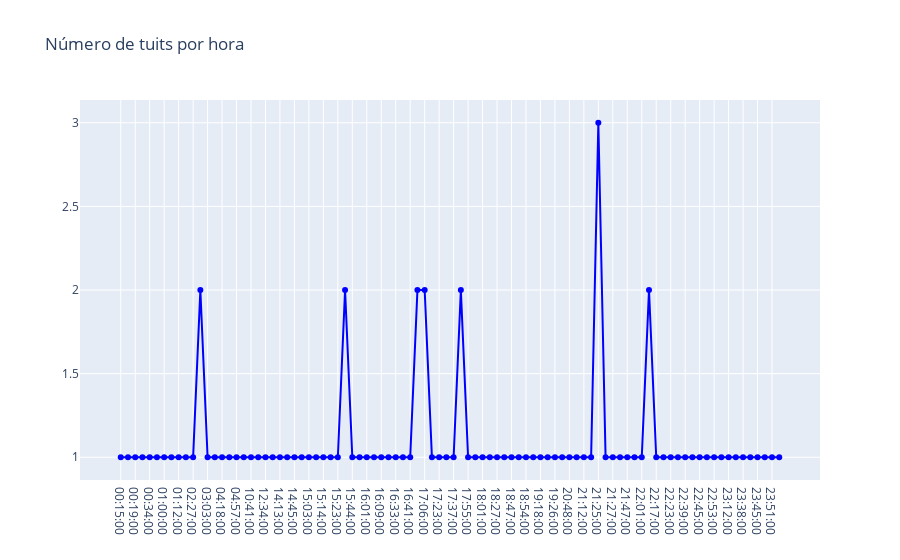

Notebook source saved alongside this figure:
### Code cell
trace = go.Scatter(x=temp.hora.values,
                   y=temp.cnt.values,
                   text=[f"Fecha: {f}<br>Tuits: {c}" for f,c in zip(temp.hora.values,temp.cnt.values)],
                   hoverinfo='text',
                   mode='lines+markers',
                   name='Horas',
                   line={'color': 'blue'})

layout = go.Layout(title="Número de tuits por hora")

fig = go.Figure(data=[trace], layout=layout)
iplot(fig)

### Figure 1 — Plotly figure (JSON) as saved in the notebook; plotly's stock layout.template omitted (floating-point values rounded to 4 significant figures)
{"data": [{"hoverinfo": "text", "line": {"color": "blue"}, "mode": "lines+markers", "name": "Horas", "text": ["Fecha: 00:15:00<br>Tuits: 1", "Fecha: 00:17:00<br>Tuits: 1", "Fecha: 00:19:00<br>Tuits: 1", "Fecha: 00:24:00<br>Tuits: 1", "Fecha: 00:34:00<br>Tuits: 1", "Fecha: 00:38:00<br>Tuits: 1", "Fecha: 01:00:00<br>Tuits: 1", "Fecha: 01:06:00<br>Tuits: 1", "Fecha: 01:12:00<br>Tuits: 1", "Fecha: 01:58:00<br>Tuits: 1", "Fecha: 02:27:00<br>Tuits: 1", "Fecha: 02:50:00<br>Tuits: 2", "Fecha: 03:03:00<br>Tuits: 1", "Fecha: 03:50:00<br>Tuits: 1", "Fecha: 04:18:00<br>Tuits: 1", "Fecha: 04:52:00<br>Tuits: 1", "Fecha: 04:57:00<br>Tuits: 1", "Fecha: 09:30:00<br>Tuits: 1", "Fecha: 10:41:00<br>Tuits: 1", "Fecha: 10:57:00<br>Tuits: 1", "Fecha: 12:34:00<br>Tuits: 1", "Fecha: 13:23:00<br>Tuits: 1", "Fecha: 14:13:00<br>Tuits: 1", "Fecha: 14:40:00<br>Tuits: 1", "Fecha: 14:45:00<br>Tuits: 1", "Fecha: 14:59:00<br>Tuits: 1", "Fecha: 15:03:00<br>Tuits: 1", "Fecha: 15:09:00<br>Tuits: 1", "Fecha: 15:14:00<br>Tuits: 1", "Fecha: 15:17:00<br>Tuits: 1", "Fecha: 15:23:00<br>Tuits: 1", "Fecha: 15:38:00<br>Tuits: 2", "Fecha: 15:44:00<br>Tuits: 1", "Fecha: 15:52:00<br>Tuits: 1", "Fecha: 16:01:00<br>Tuits: 1", "Fecha: 16:05:00<br>Tuits: 1", "Fecha: 16:09:00<br>Tuits: 1", "Fecha: 16:19:00<br>Tuits: 1", "Fecha: 16:33:00<br>Tuits: 1", "Fecha: 16:39:00<br>Tuits: 1", "Fecha: 16:41:00<br>Tuits: 1", "Fecha: 16:58:00<br>Tuits: 2", "Fecha: 17:06:00<br>Tuits: 2", "Fecha: 17:13:00<br>Tuits: 1", "Fecha: 17:23:00<br>Tuits: 1", "Fecha: 17:24:00<br>Tuits: 1", "Fecha: 17:37:00<br>Tuits: 1", "Fecha: 17:40:00<br>Tuits: 2", "Fecha: 17:55:00<br>Tuits: 1", "Fecha: 17:57:00<br>Tuits: 1", "Fecha: 18:01:00<br>Tuits: 1", "Fecha: 18:15:00<br>Tuits: 1", "Fecha: 18:27:00<br>Tuits: 1", "Fecha: 18:34:00<br>Tuits: 1", "Fecha: 18:47:00<br>Tuits: 1", "Fecha: 18:52:00<br>Tuits: 1", "Fecha: 18:54:00<br>Tuits: 1", "Fecha: 19:17:00<br>Tuits: 1", "Fecha: 19:18:00<br>Tuits: 1", "Fecha: 19:19:00<br>Tuits: 1", "Fecha: 19:26:00<br>Tuits: 1", "Fecha: 20:31:00<br>Tuits: 1", "Fecha: 20:48:00<br>Tuits: 1", "Fecha: 20:54:00<br>Tuits: 1", "Fecha: 21:12:00<br>Tuits: 1", "Fecha: 21:17:00<br>Tuits: 1", "Fecha: 21:25:00<br>Tuits: 3", "Fecha: 21:26:00<br>Tuits: 1", "Fecha: 21:27:00<br>Tuits: 1", "Fecha: 21:30:00<br>Tuits: 1", "Fecha: 21:47:00<br>Tuits: 1", "Fecha: 21:58:00<br>Tuits: 1", "Fecha: 22:01:00<br>Tuits: 1", "Fecha: 22:02:00<br>Tuits: 2", "Fecha: 22:17:00<br>Tuits: 1", "Fecha: 22:18:00<br>Tuits: 1", "Fecha: 22:23:00<br>Tuits: 1", "Fecha: 22:29:00<br>Tuits: 1", "Fecha: 22:39:00<br>Tuits: 1", "Fecha: 22:43:00<br>Tuits: 1", "Fecha: 22:45:00<br>Tuits: 1", "Fecha: 22:47:00<br>Tuits: 1", "Fecha: 22:53:00<br>Tuits: 1", "Fecha: 23:00:00<br>Tuits: 1", "Fecha: 23:12:00<br>Tuits: 1", "Fecha: 23:23:00<br>Tuits: 1", "Fecha: 23:38:00<br>Tuits: 1", "Fecha: 23:42:00<br>Tuits: 1", "Fecha: 23:45:00<br>Tuits: 1", "Fecha: 23:46:00<br>Tuits: 1", "Fecha: 23:51:00<br>Tuits: 1", "Fecha: 23:53:00<br>Tuits: 1"], "type": "scatter", "x": ["00:15:00", "00:17:00", "00:19:00", "00:24:00", "00:34:00", "00:38:00", "01:00:00", "01:06:00", "01:12:00", "01:58:00", "02:27:00", "02:50:00", "03:03:00", "03:50:00", "04:18:00", "04:52:00", "04:57:00", "09:30:00", "10:41:00", "10:57:00", "12:34:00", "13:23:00", "14:13:00", "14:40:00", "14:45:00", "14:59:00", "15:03:00", "15:09:00", "15:14:00", "15:17:00", "15:23:00", "15:38:00", "15:44:00", "15:52:00", "16:01:00", "16:05:00", "16:09:00", "16:19:00", "16:33:00", "16:39:00", "16:41:00", "16:58:00", "17:06:00", "17:13:00", "17:23:00", "17:24:00", "17:37:00", "17:40:00", "17:55:00", "17:57:00", "18:01:00", "18:15:00", "18:27:00", "18:34:00", "18:47:00", "18:52:00", "18:54:00", "19:17:00", "19:18:00", "19:19:00", "19:26:00", "20:31:00", "20:48:00", "20:54:00", "21:12:00", "21:17:00", "21:25:00", "21:26:00", "21:27:00", "21:30:00", "21:47:00", "21:58:00", "22:01:00", "22:02:00", "22:17:00", "22:18:00", "22:23:00", "22:29:00", "22:39:00", "22:43:00", "22:45:00", "22:47:00", "22:53:00", "23:00:00", "23:12:00", "23:23:00", "23:38:00", "23:42:00", "23:45:00", "23:46:00", "23:51:00", "23:53:00"], "y": [1, 1, 1, 1, 1, 1, 1, 1, 1, 1, 1, 2, 1, 1, 1, 1, 1, 1, 1, 1, 1, 1, 1, 1, 1, 1, 1, 1, 1, 1, 1, 2, 1, 1, 1, 1, 1, 1, 1, 1, 1, 2, 2, 1, 1, 1, 1, 2, 1, 1, 1, 1, 1, 1, 1, 1, 1, 1, 1, 1, 1, 1, 1, 1, 1, 1, 3, 1, 1, 1, 1, 1, 1, 2, 1, 1, 1, 1, 1, 1, 1, 1, 1, 1, 1, 1, 1, 1, 1, 1, 1, 1]}], "layout": {"title": {"text": "Número de tuits por hora"}}}
